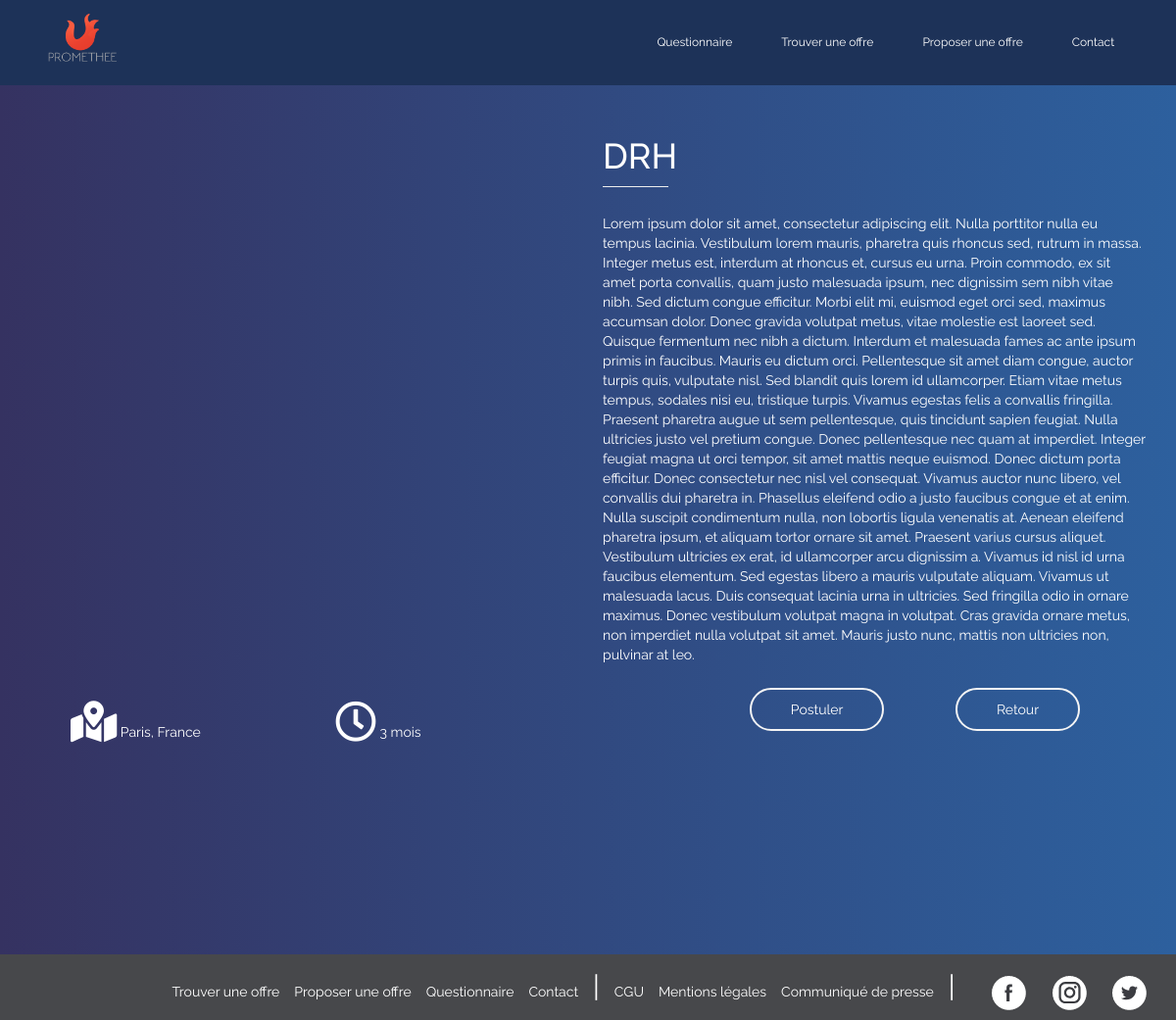
The app's page /prometheePlateforme/formations.php?art=14 with its own data.
### tables this page shows
CREATE TABLE IF NOT EXISTS `proposer_formations` (
  `id` int(11) NOT NULL AUTO_INCREMENT,
  `nom_etablissement` varchar(255) NOT NULL,
  `nom` varchar(255) NOT NULL,
  `telephone` int(10) NOT NULL,
  `taille_entreprise` text,
  `Ville` varchar(75) NOT NULL,
  `duration` varchar(255) NOT NULL,
  `titre_poste` varchar(75) NOT NULL,
  `chapo` varchar(250) NOT NULL,
  `description_complete` longtext NOT NULL,
  PRIMARY KEY (`id`)
);

### prometheePlateforme/formations.php (the view, shortened to what this page needs)
<?php
include("envoi_form.php");
if(isset($_GET['art'])){
    $read_art = htmlspecialchars($_GET['art']);
    $get_art = $bdd->prepare('SELECT * FROM proposer_formations WHERE id=?');
    $get_art->execute(array($read_art));
          if($get_art->rowCount()==1){
              $get_art = $get_art->fetch();
          }else
          {
              die('Erreur');
          }
         ?>
<!DOCTYPE HTML>
<html lang="fr">
    <head>
    <link rel="stylesheet" href="https://maxcdn.bootstrapcdn.com/bootstrap/3.3.7/css/bootstrap.min.css">
    <link rel="stylesheet" href="https://use.fontawesome.com/releases/v5.5.0/css/all.css">
    <link rel="stylesheet" href="assets/css/styles.css">
<link rel="stylesheet" type="text/css" href="//cdnjs.cloudflare.com/ajax/libs/cookieconsent2/3.1.0/cookieconsent.min.css" />
</head>
<body>
<nav class="navbar navbar-fixed-top">
  <div class="container">
    <div class="collapse navbar-collapse" id="myNavbar">
        <a href="home.php" class="navbar-left"><img class="logo" src="assets/img/logo.png"></a>
      <ul class="nav navbar-nav navbar-right">
        <li><a href="quizz.php">Questionnaire</a></li>
        <li><a href="formations-list.php">Trouver une offre</a></li>
        <li><a href="propositions.php">Proposer une offre</a></li>
        <li><a href="contact.php">Contact</a></li>
      </ul>
    </div>
  </div>
</nav>
    <div class="container" id="marge">
        <div class="row">
        <div class="col-sm-6">
            <iframe class="maps" src="https://www.google.com/maps/embed?pb=!1m18!1m12!1m3!1d2625.2909627130334!2d2.389226215902807!3d48.852661809063704!2m3!1f0!2f0!3f0!3m2!1i1024!2i768!4f13.1!3m3!1m2!1s0x47e67274fd0b00b3%3A0xbd260b61f2c3e82!2s19+Rue+Voltaire%2C+75011+Paris!5e0!3m2!1sfr!2sfr!4v1544064702351" width="100%" height="auto" frameborder="0" style="border:0" allowfullscreen></iframe>
        </div>
        <div class="col-sm-6">
            <h1 style="color:white;"><?= $get_art['titre_poste']?></h1>
            <hr style="width:12%;margin-bottom:5%;">
            <p class="text"><?= $get_art['description_complete'] ?></p>
        </div>
    </div>
    </div>
    <div class="container" id="basMarge2">
    <div class="row">
        <div class="col-sm-12">
    <div class="col-sm-6">
        <div class="col-sm-6" style="color:white; padding:5%;">
        <p class="textD">
        <i class="fas fa-map-marked-alt fa-3x" style="color:white;"></i>
        <?= $get_art['Ville']?>, France</p>
        </div>
        <div class="col-sm-6" style="padding:5%;">
        <p class="textD">
        <i class="far fa-clock fa-3x"></i>
        <?= $get_art['duration']?></p>
        </div>
    </div>
    <div class="col-sm-6">
    <div class="boutonman">
        <a class="button_form" href="tel:<?= $get_art['telephone']?>">Postuler</a>
        <a class="button_form" href="formations-list.php">Retour</a>
     </div>
    </div>
    </div>
    </div>
    </div>
<footer class="page-footer font-small cyan darken-3" style="background:#47484b;">
    <div class="container">
      <div class="row">
        <div class="col-md-12 py-5">
        <div class="arbo-footer">
          <p class="text-right" style="margin-top: 1%;">
            <a href="formations-list.php">Trouver une offre</a>
            <a href="propositions.php">Proposer une offre</a>
            <a href="quizz.php">Questionnaire</a>
            <a href="contact.php">Contact</a>
            <span class="separateur">|</span>
            <a href="cgu.php" style="margin-left: 0%;">CGU</a>
            <a href="cgu.php#conditions">Mentions légales</a>
            <a href="assets/presse.pdf" target="_blank">Communiqué de presse</a>
            <span class="separateur">|</span>
             <a class="fb-ic">
            <a target="_blank" href="https://www.facebook.com/Prom%C3%A9th%C3%A9e-286251385344865/">
              <img src="assets/img/Facebook.png" alt="">
            </a>
          </a>
          <a class="tw-ic">
            <a target="_blank" href="https://www.instagram.com/promethee_us/">
              <img src="assets/img/Insta.png" alt="">
            </a>
          </a>
          <a class="ins-ic">
            <a target="_blank" href="https://twitter.com/promethee_us">
              <img src="assets/img/Twitter.png" alt="">
            </a>
          </a>
          </p>
        </div>
        </div>
      </div>
    </div>
  </footer>
    </body>
</html>
        <?php }
    ?>

### prometheePlateforme/assets/css/styles.css (style rules this page uses)
html { z-index: -1; height:100%; }
nav { font-family: 'Raleway', sans-serif; }
body { background-image: -webkit-linear-gradient(left, #353261, #2d609e); background:-moz-linear-gradient(left, #353261, #2d609e); background:-o-linear-gradient(left, #353261, #2d609e); background:-ms-linear-gradient(left, #353261, #2d609e); width: 100%; height: 100%; font-family: 'Raleway', sans-serif; z-index: 1; }
.navbar { background-color:#1d3258; }
h1 { color:white; }
.navbar-left { padding: 10px 15px; }
.logo { width: 70px; margin:5%; }
.nav>li>a { position: relative; display: block; padding: 10px 25px; color:white; }
.navbar-right { font-size: 12px; padding:2%; }
footer { margin-top:10%; }
iframe { height:300px; width:100%; }
#marge { margin-top: 10%; }
#basMarge2 { margin-bottom: 15%; }
.fas { color:#eb5d45; }
.text { color:white; }
.textD { color:white; float:left; }
.maps { margin-top: 7%; width: 100%; height:450px; }
hr { width:7%; margin:0; }
.boutonman { margin-left: 15%; }
.button_form { background-color:transparent; -moz-border-radius:31px; -webkit-border-radius:31px; border-radius:31px; display:inline-block; cursor:pointer; color:white; font-size:1em; padding:10px 40px; margin-top: 3%; border:2px solid whitesmoke; margin-left: 15%; }
.separateur { font-size: 2.1em; color:white; margin:1%; }
.arbo-footer a { color:white; margin-left: 1%; }

### records on screen
proposer_formations: titre_poste "DRH", description_complete "Lorem ipsum dolor sit amet, consectetur adipiscing elit. Nulla porttitor nulla eu tempus lacinia. Vestibulum lorem mauris, pharetra quis rhoncus sed, rutrum in massa. Integer metus est, interdum at rhoncus et, cursus eu urna. Proin commodo, ex sit amet porta convallis, quam justo malesuada ipsum, nec dignissim sem nibh vitae nibh. Sed dictum congue efficitur. Morbi elit mi, euismod eget orci sed, maximus accumsan dolor. Donec gravida volutpat metus, vitae molestie est laoreet sed. Quisque fermentum nec nibh a dictum. Interdum et malesuada fames ac ante ipsum primis in faucibus. Mauris eu dictum orci. Pellentesque sit amet diam congue, auctor turpis quis, vulputate nisl. Sed blandit quis…", Ville "Paris", duration "3 mois"
